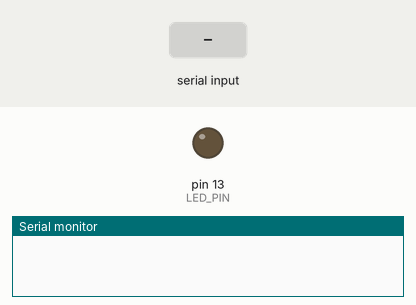
Recording of a sketch running on a simulated Arduino Uno, built with avr-gcc and run on an emulated ATmega328P. Parts: output pins drawn as LEDs (lit = HIGH), the last lines printed to the serial monitor. Dashed ring = blinking. Inputs (shaded band) come from the test bench.

Above: at 1.2 s.
1.3 s: "a\n" received over the second serial link
At 1.51 s:
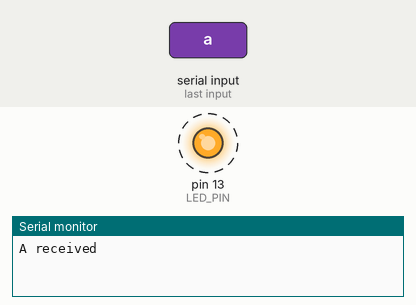
4.3 s: "b\n" received over the second serial link
At 6.2 s:
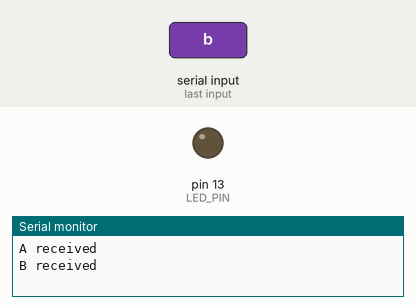
7.3 s: "c\n" received over the second serial link
At 7.51 s:
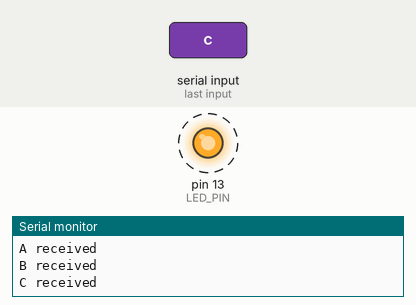
Timing chart, 0 to 10.3 s (numbered marks = the images above; inputs shaded):
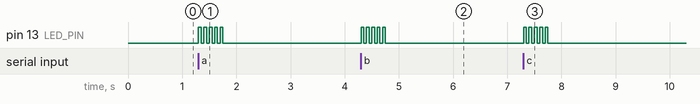

The sketch:

bm_10_code.ino
```cpp
#include <SoftwareSerial.h>
#define LED_PIN 13

SoftwareSerial mySerial(9, 8); // RX, TX for arduino
// Connect HM10      Arduino Uno
//     Pin 1/TXD          Pin 8
//     Pin 2/RXD          Pin 9


void setup()
{
  Serial.begin(9600);
  pinMode(13, OUTPUT);
  mySerial.begin(9600);
  mySerial.println("welcome ");
}

void loop()
{
  char c;

  if (mySerial.available())
  {
    c = mySerial.read();


    if (c != '0' && c != '\n' && c != '\r' && c != ' ')
    { delay(1);
      // Serial.println("char received");
    }

    if (c == 'a' || c == 'A')
    {
      Serial.println("A received"); led();
    }
    else if (c == 'b' || c == 'B')
    {
      Serial.println("B received"); led();
    }
    else if (c == 'c' || c == 'C')
    {
      Serial.println("C received"); led();
    }
    else if (c == 'd' || c == 'D')
    {
      Serial.println("D received"); led();
    }
    else if (c == 'E' || c == 'e')
    {
      Serial.println("E received"); led();
    }
    else if (c == 'F' || c == 'f')
    {
      Serial.println("f received"); led();
    }
    else if (c == 'g' || c == 'G')
    {
      Serial.println("G received"); led();
    }


    if ((c >= 14 && c <= 64) || (c >= 73 && c <= 96) || (c >= 104))
    {
      Serial.println("Invalid Input!");
      mySerial.println("Invalid Input!");
    }
    //      //  mySerial.println("Invalid Input!");
    //        if (c >=67 && c <= 96)
    //        Serial.println("Invalid Input!");
    //       // mySerial.println("Invalid Input!");
    //        if (c>=104)
    //         Serial.println("Invalid Input!");
    //        // mySerial.println("Invalid Input!");
    //    }
  }

}


void led()
{ int i;
  for (i = 0; i < 5; i++)

  { digitalWrite(LED_PIN, HIGH);
    delay(50);
    digitalWrite(LED_PIN, LOW);
    delay(50);
  }
}
```

Measured:
- after the input at 1.3 s, pin 13 (LED_PIN): alternates HIGH for 0.05 s and LOW for 0.05 s, 10 changes in all, then stays LOW, starting at once
- after the input at 4.3 s, pin 13 (LED_PIN): alternates HIGH for 0.05 s and LOW for 0.05 s, 10 changes in all, then stays LOW, starting at once
- after the input at 7.3 s, pin 13 (LED_PIN): alternates HIGH for 0.05 s and LOW for 0.05 s, 10 changes in all, then stays LOW, starting at once
